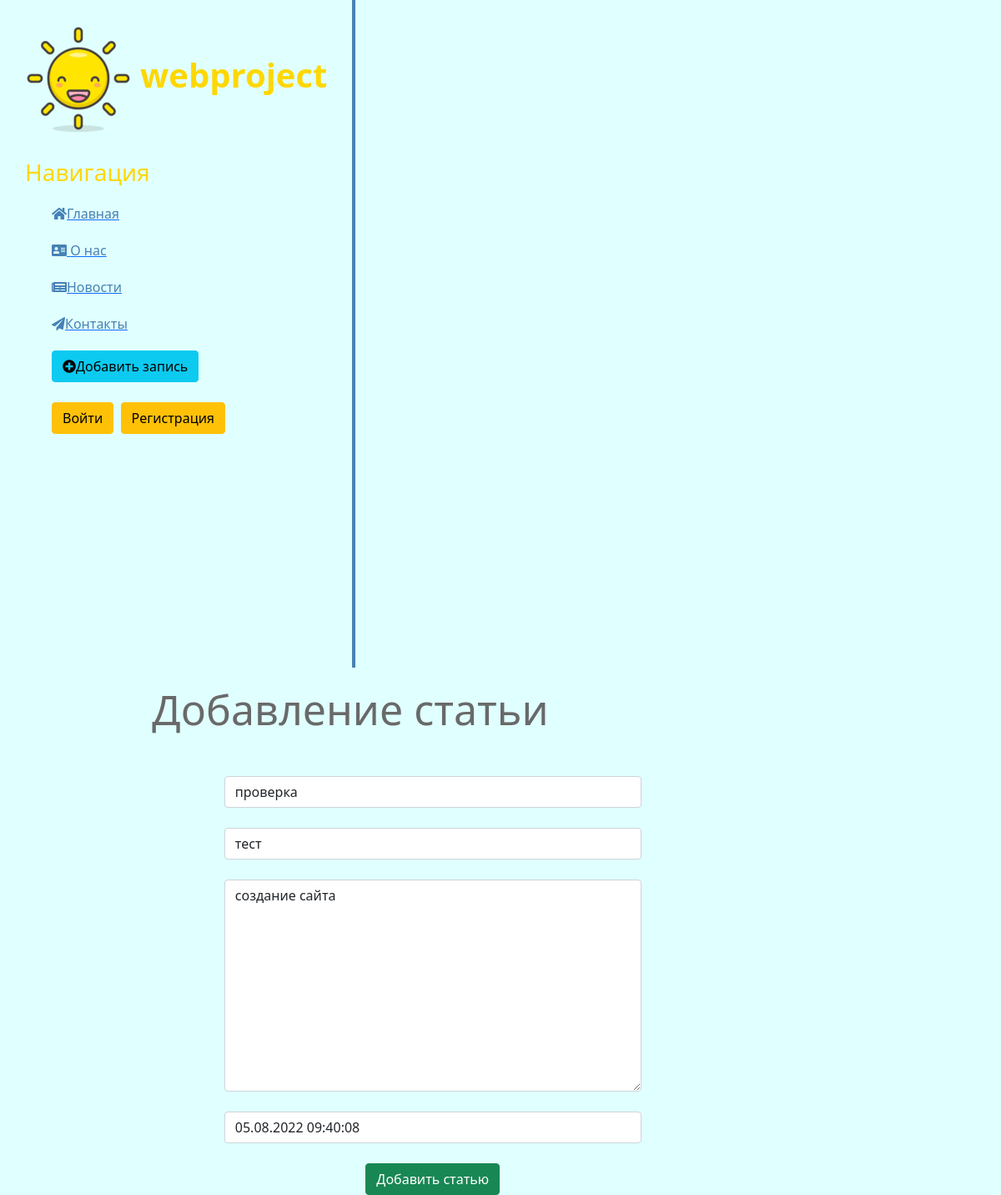
/news/1/update, run on the app's committed database.
### news/models.py (models this page shows, shortened)
class Artiles(models.Model):
    title = models.CharField('Название', max_length=50)
    anons = models.CharField('Анонс', max_length=250)
    full_text = models.TextField('Статья')
    date = models.DateTimeField('Дата публикации')
    class Meta:
        verbose_name='Новость'
        verbose_name_plural='Новости'

### news/views.py (the view)
# urls.py: path('<int:pk>/update', views.NewUpdateView.as_view(), name='news-update'),
class NewUpdateView(UpdateView):
    model = Artiles
    template_name = 'news/create.html'
    form_class = ArtilesForm

### news/forms.py
class ArtilesForm(ModelForm):
    class Meta:
        model = Artiles
        fields = ['title', 'anons', 'full_text', 'date']
        widgets = {
            "title": TextInput(attrs={
                'class': 'form-control',
                'placeholder': 'Название статьи'
            }),
            "anons": TextInput(attrs={
                'class': 'form-control',
                'placeholder': 'Анонс статьи'
            }),
            "date": DateTimeInput(attrs={
                'class': 'form-control',
                'placeholder': 'Дата Публикации'
            }),
            "full_text": Textarea(attrs={
                'class': 'form-control',
                'placeholder': 'Текст статьи'
            })
        }

### news/templates/news/create.html (shortened to what this page needs)
{% extends 'main/layout.html' %}
{% block content %}
   <div class="features">
      <h1>Добавление статьи</h1>
      <form method="post">
          {{ form.title }}<br>
          {{ form.anons }}<br>
          {{ form.full_text }}<br>
          {{ form.date }}<br>
          <button class="btn btn-success" type="submit">Добавить статью</button>
      </form>
   </div>
{% endblock %}

### main/static/main/css/main.css (style rules this page uses)
body { background: #E0FFFF; }
main .features { float: left; color: #696969; margin-top: 20px; text-align: center; width: 70%; }
main .features h1 { font-size: 50px; }
form { margin-left: 32%; width: 500px; margin-top: 50px; }

### data on the page
Artiles: title "проверка", anons "тест", full_text "создание сайта", date "05.08.2022 09:40:08"
